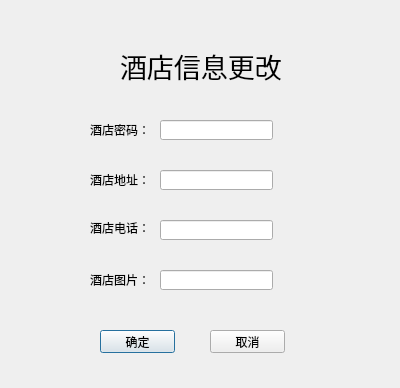
<?xml version="1.0" encoding="UTF-8"?>
<ui version="4.0">
 <class>HotelInfoChangeDialog</class>
 <widget class="QDialog" name="HotelInfoChangeDialog">
  <property name="geometry">
   <rect>
    <x>0</x>
    <y>0</y>
    <width>400</width>
    <height>388</height>
   </rect>
  </property>
  <property name="windowTitle">
   <string>Dialog</string>
  </property>
  <widget class="QLineEdit" name="lineEdit_2">
   <property name="geometry">
    <rect>
     <x>160</x>
     <y>120</y>
     <width>113</width>
     <height>20</height>
    </rect>
   </property>
  </widget>
  <widget class="QLineEdit" name="lineEdit_3">
   <property name="geometry">
    <rect>
     <x>160</x>
     <y>170</y>
     <width>113</width>
     <height>20</height>
    </rect>
   </property>
  </widget>
  <widget class="QLineEdit" name="lineEdit_4">
   <property name="geometry">
    <rect>
     <x>160</x>
     <y>220</y>
     <width>113</width>
     <height>20</height>
    </rect>
   </property>
  </widget>
  <widget class="QLabel" name="label_2">
   <property name="geometry">
    <rect>
     <x>120</x>
     <y>50</y>
     <width>171</width>
     <height>31</height>
    </rect>
   </property>
   <property name="font">
    <font>
     <family>AcadEref</family>
     <pointsize>20</pointsize>
    </font>
   </property>
   <property name="text">
    <string>酒店信息更改</string>
   </property>
  </widget>
  <widget class="QLabel" name="label_3">
   <property name="geometry">
    <rect>
     <x>90</x>
     <y>120</y>
     <width>61</width>
     <height>20</height>
    </rect>
   </property>
   <property name="text">
    <string>酒店密码：</string>
   </property>
  </widget>
  <widget class="QLabel" name="label_4">
   <property name="geometry">
    <rect>
     <x>90</x>
     <y>170</y>
     <width>61</width>
     <height>20</height>
    </rect>
   </property>
   <property name="text">
    <string>酒店地址：</string>
   </property>
  </widget>
  <widget class="QLabel" name="label_5">
   <property name="geometry">
    <rect>
     <x>90</x>
     <y>220</y>
     <width>61</width>
     <height>16</height>
    </rect>
   </property>
   <property name="text">
    <string>酒店电话：</string>
   </property>
  </widget>
  <widget class="QPushButton" name="pushButton">
   <property name="geometry">
    <rect>
     <x>100</x>
     <y>330</y>
     <width>75</width>
     <height>23</height>
    </rect>
   </property>
   <property name="text">
    <string>确定</string>
   </property>
  </widget>
  <widget class="QPushButton" name="pushButton_2">
   <property name="geometry">
    <rect>
     <x>210</x>
     <y>330</y>
     <width>75</width>
     <height>23</height>
    </rect>
   </property>
   <property name="text">
    <string>取消</string>
   </property>
  </widget>
  <widget class="QLineEdit" name="lineEdit">
   <property name="geometry">
    <rect>
     <x>160</x>
     <y>270</y>
     <width>113</width>
     <height>20</height>
    </rect>
   </property>
  </widget>
  <widget class="QLabel" name="label">
   <property name="geometry">
    <rect>
     <x>90</x>
     <y>270</y>
     <width>61</width>
     <height>20</height>
    </rect>
   </property>
   <property name="text">
    <string>酒店图片：</string>
   </property>
  </widget>
 </widget>
 <resources/>
 <connections/>
</ui>
